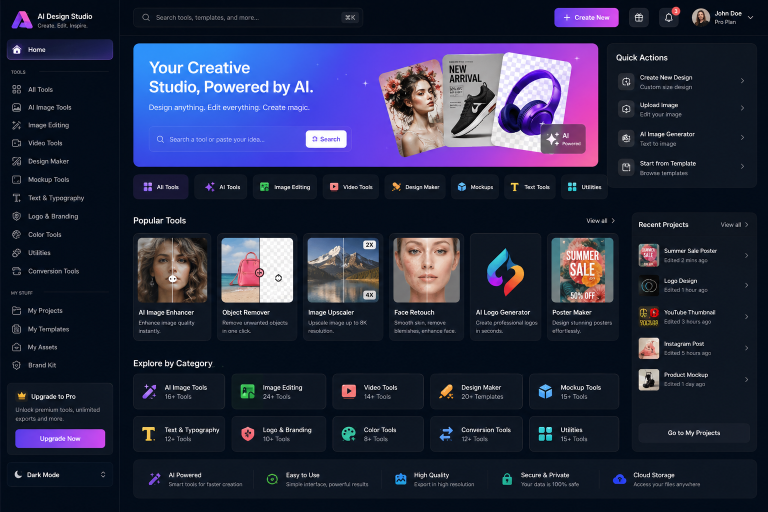
#> input picture ui.png, 1536 x 1024 px (shown at 1/2 size)
$ python -i ai_image_tools.py   (imports and definitions only)
#> lines starting #> are read from the running program, lines starting #| are printed output that depends on the picture
#> further down, picture is the input picture: PIL image 1536x1024 RGB; mean R, G, B 38.1, 41.8, 67.3
import numpy as np
import cv2
from PIL import Image, ImageEnhance


class AIImageTools:

    def _ensure_rgb(self, image):
        if image.mode != "RGB":
            return image.convert("RGB")
        return image

    def _unsharp_mask(self, img, sigma=1.0, strength=1.5):
        blurred = cv2.GaussianBlur(img, (0, 0), sigma)
        return cv2.addWeighted(img, 1.0 + strength, blurred, -strength, 0)

    def enhance_image(self, image, strength=1.0):
#> called with strength = 1
        arr = np.array(self._ensure_rgb(image))
        bgr = cv2.cvtColor(arr, cv2.COLOR_RGB2BGR)
        denoised = cv2.fastNlMeansDenoisingColored(bgr, None, 10, 10, 7, 21)
        sharpened = self._unsharp_mask(denoised, 1.0, 0.8)
        lab = cv2.cvtColor(sharpened, cv2.COLOR_BGR2LAB)
#> lab: shape (1024, 1536, 3); mean of channels 0, 1, 2 44, 133.9, 114.1
        l, a, b = cv2.split(lab)
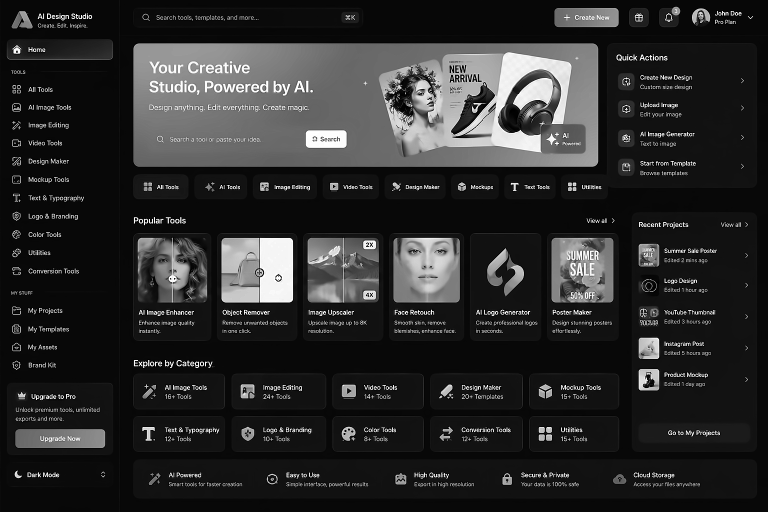
#> l: shape (1024, 1536) (shown at 1/2 size); min 0, max 255, mean 44
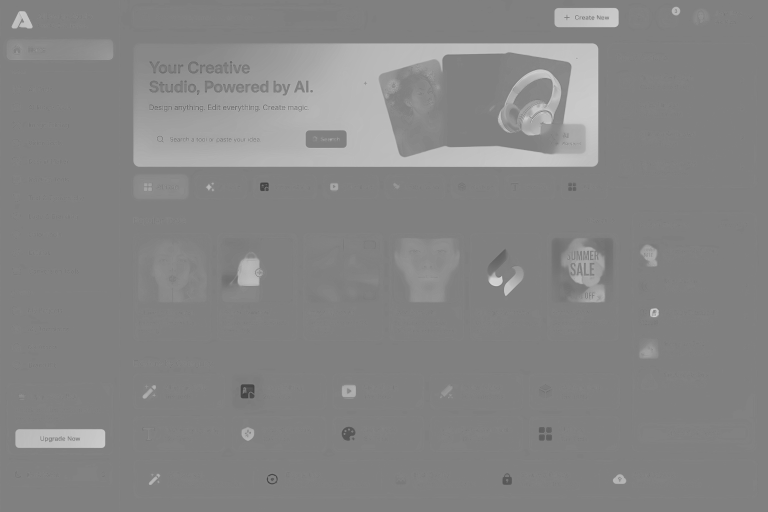
#> a: shape (1024, 1536) (shown at 1/2 size); min 61, max 219, mean 133.9
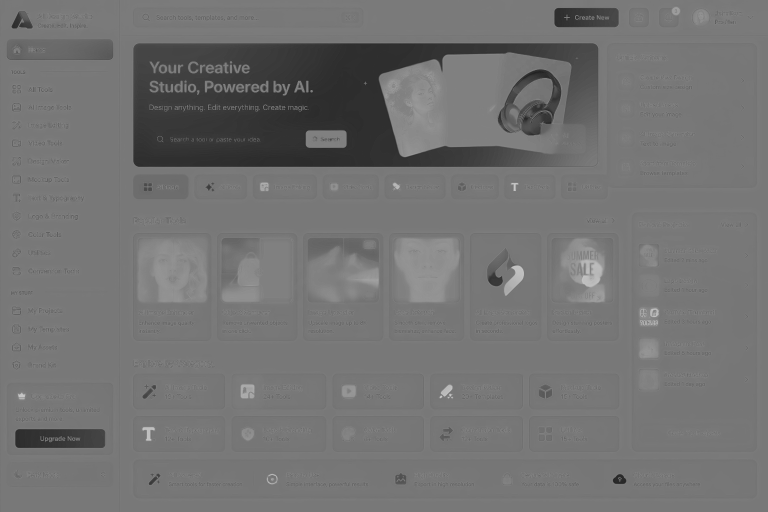
#> b: shape (1024, 1536) (shown at 1/2 size); min 30, max 213, mean 114.1
        clahe = cv2.createCLAHE(2.0, (8, 8))
        l = clahe.apply(l)
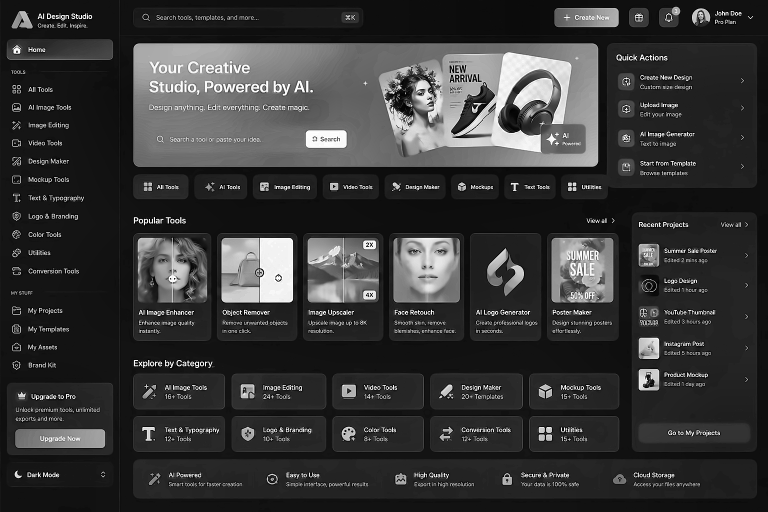
#> l: shape (1024, 1536) (shown at 1/2 size); min 2, max 255, mean 55.3
        lab = cv2.merge([l, a, b])
#> lab: shape (1024, 1536, 3); mean of channels 0, 1, 2 55.3, 133.9, 114.1
        enhanced = cv2.cvtColor(lab, cv2.COLOR_LAB2BGR)
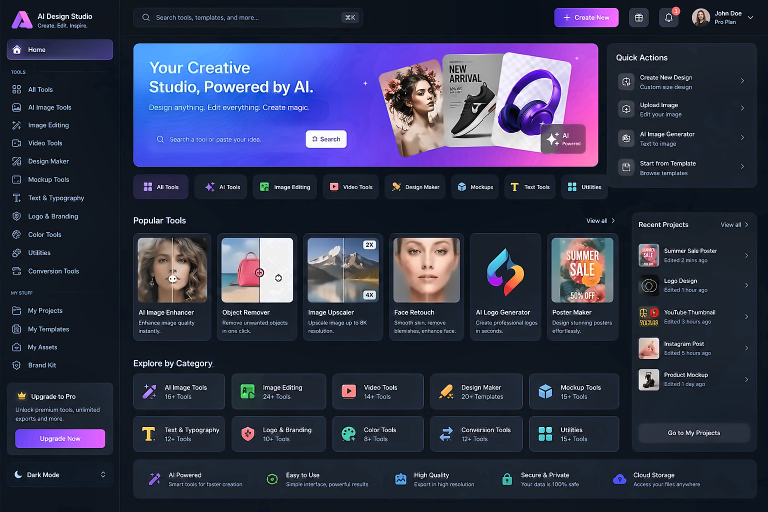
#> enhanced: shape (1024, 1536, 3) (shown at 1/2 size); mean B, G, R 76.6, 52.1, 48.7
        smoothed = cv2.bilateralFilter(enhanced, 9, 75, 75)
        hsv = cv2.cvtColor(smoothed, cv2.COLOR_BGR2HSV).astype(np.float32)
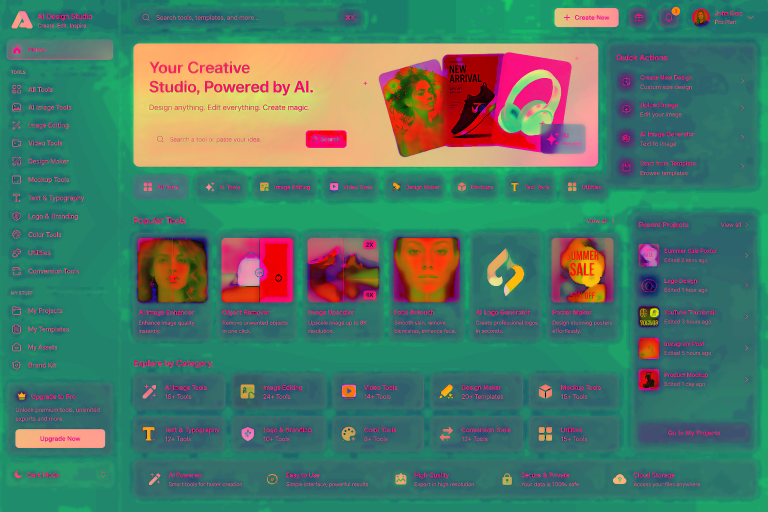
#> hsv: shape (1024, 1536, 3) float32 (shown at 1/2 size); mean B, G, R 104.5, 120.4, 79.6
        hsv[:, :, 1] = np.clip(hsv[:, :, 1] * 1.1, 0, 255)
        hsv = hsv.astype(np.uint8)
        result = cv2.cvtColor(hsv, cv2.COLOR_HSV2BGR)
        blended = cv2.addWeighted(bgr, 1.0 - strength, result, strength, 0)
        return Image.fromarray(cv2.cvtColor(blended, cv2.COLOR_BGR2RGB))
#> returned value: PIL image 1536x1024 RGB

    # [29 lines left out: functions hd_enhance, upscale_4k, upscale_8k, not called in this run]

    def upscale_image(self, image, scale_factor=2):
        w, h = image.size
        return image.resize((int(w * scale_factor), int(h * scale_factor)), Image.Resampling.LANCZOS)

    # [32 lines left out: functions remove_object, remove_watermark, not called in this run]

    def remove_text(self, image):
        return self.remove_watermark(image)

>>> from PIL import Image
>>> picture = Image.open('../../ui.png')
>>> result = AIImageTools().enhance_image(picture)
